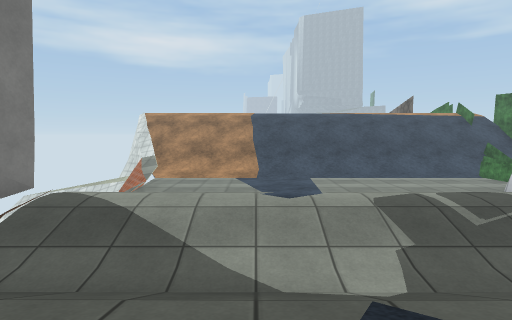
[1] (above)

15 first-person views from a walk through a scene from a Unity 3-D project. The camera is 1.3 m above the floor, tilts 4° down and sees 75° across. The floor is counted in squares, 1 m on a side. Each view is taken from the middle of a square. On the plan, view 1 faces up. The plan holds only what a view shows up to about 14 squares ahead; the rest is blank. The place goes on beyond the plan. The player character is not drawn. Some animated figures are not drawn. Surface patterns are stand-ins for the level's own textures.

[2]
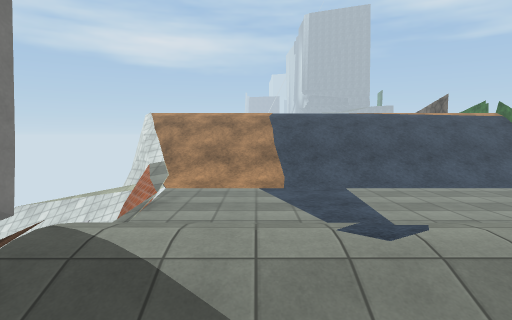

[3]
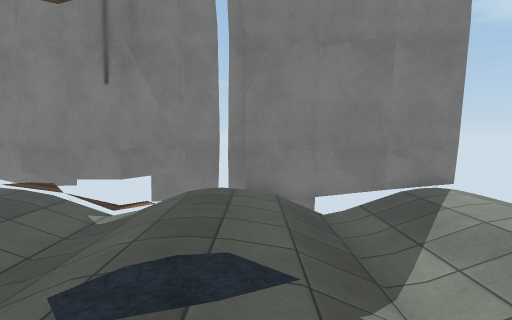

[4]
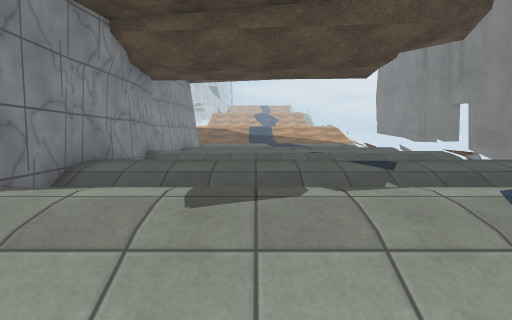

[5]
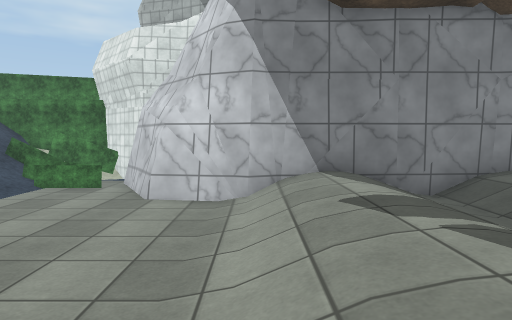

[6]
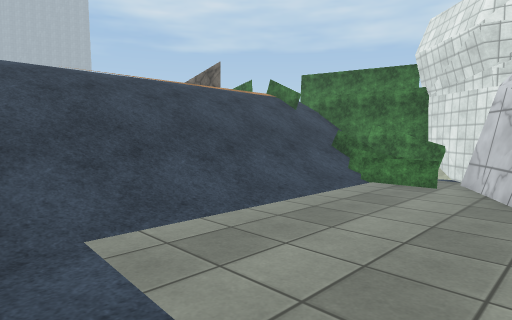

[7]
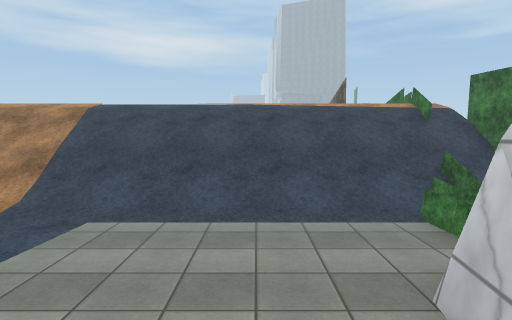

[8]
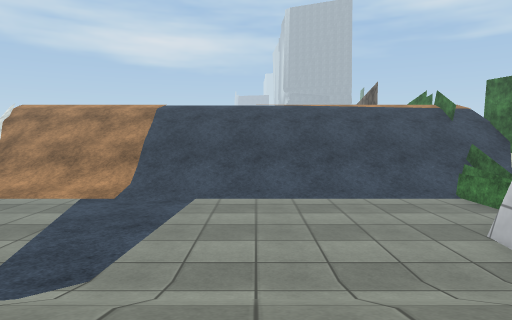

[9]
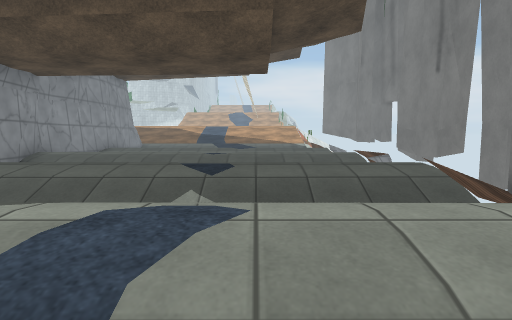

[10]
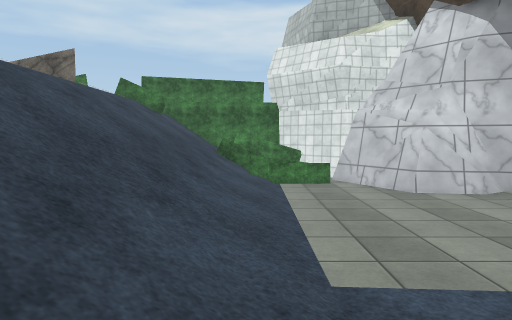

[11]
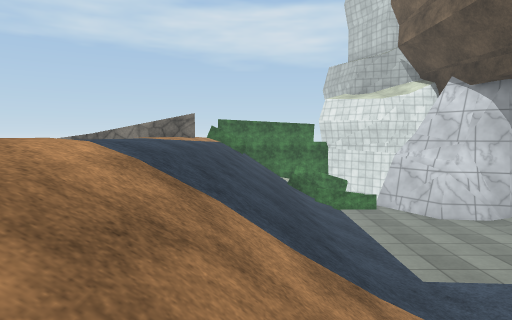

[12]
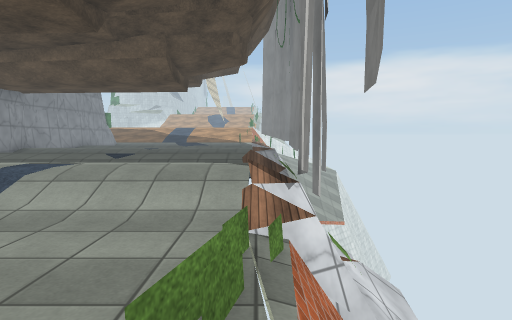

[13]
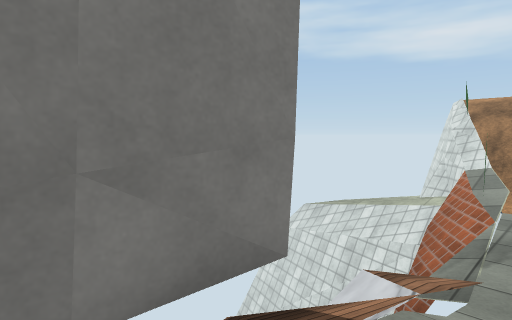

[14]
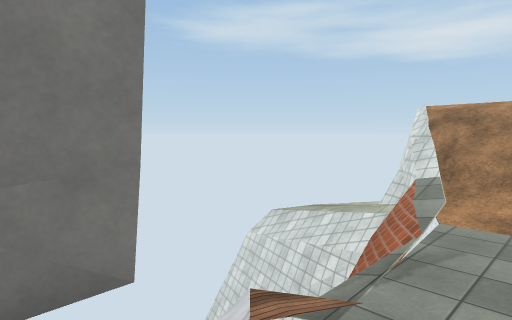

[15]
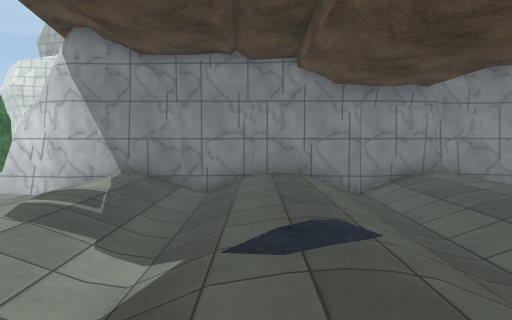

### Floor plan
Key: @ floor where view 1 was taken; # wall or solid block; x gap in a wall; . main floor; : floor 0.25 m higher than the main floor; + floor 0.5 m higher than the main floor; * floor 0.75 m higher than the main floor; % floor 1 m higher than the main floor; & floor 3 m higher than the main floor; $ floor 3.25 m higher than the main floor; / step, stairs or slope; = window, fence, low wall or low ledge; v drop or lower ground.
Columns run from 8 left of view 1 to 14 right of it. Each row starts with its distance up from view 1.
 22                   =
 21       $$$$$$$$$$  =
 20 vv&&&&&&/&&&&&//////=&
 19 vv=/////////////////=/#
 18 vvv///////////////////#
 17 vvv///////////////////#
 16 vvv ///////////////=/##
 15 vvvv//////////////== ##
 14 vvvv/.............==##
 13   vv/.............=###
 12   vv/.............###
 11    v.............##
 10    vv...........##
  9   vv ...........#
  8  vvv=///////////#
  7  v #/+++++++++++#
  6  v #=***********#
  5   ##=///////////#
  4   ##=...........#
  3  v# ////////////#
  2   #//****+******#
  1  v# /***********#
  0  ## =///@///////#
 -1  ##v:...........#
 -2   #x=/// ///////#
 -3   vv/+++++++++++##
 -4  v#v%************#
 -5  ###=         ** #

Positions as (right, up) in squares from view 1, and headings:
1: (0, 0), facing up
2: (-1, 2), facing up
3: (4, 2), facing left
4: (4, 10), facing down
5: (0, 8), facing right
6: (1, 10), facing up-right
7: (6, 7), facing up
8: (4, 5), facing up
9: (0, 9), facing down
10: (-1, 15), facing right
11: (-5, 18), facing right
12: (-4, 14), facing down
13: (-3, 5), facing up-left
14: (-2, 6), facing up-left
15: (-3, 2), facing right
